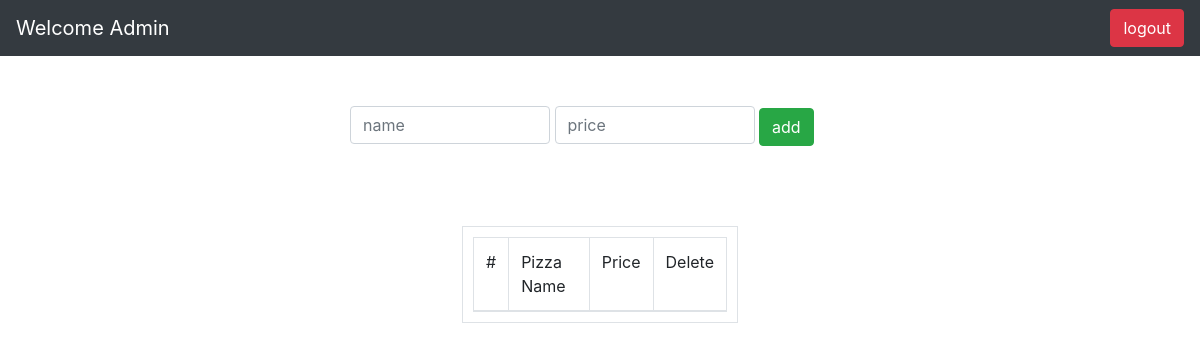
The page /adminhomepage/ on the database as committed earlier.
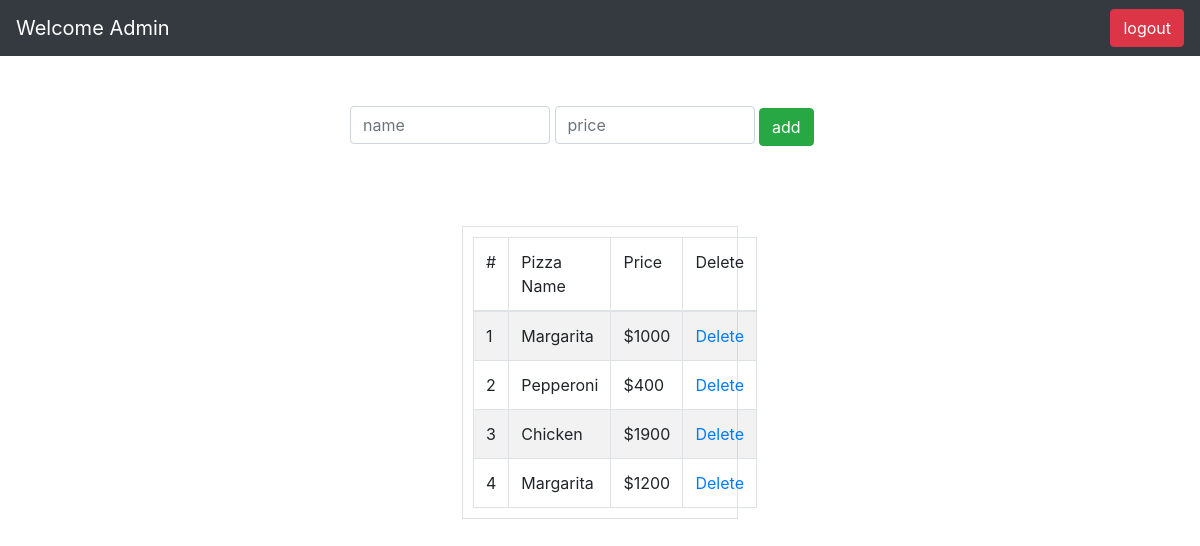
The same page on the database as committed later.
### pizzaapp/models.py (models this page shows, shortened)
class PizzaModel(models.Model):
	name = models.CharField(max_length = 20)
	price = models.CharField(max_length = 20)

### pizzaapp/views.py (the view)
# urls.py: path('adminhomepage/', views.adminhomepageview, name='adminhomepage'),
def adminhomepageview(request):
	context={'pizzas':PizzaModel.objects.all()}
	return render (request, 'adminhomepage.html', context)

### pizzaapp/templates/adminhomepage.html (shortened to what this page needs)
{% extends 'base.html' %}
{% 	block content %}
<nav class="navbar navbar-dark bg-dark">
  <a class="navbar-brand">Welcome Admin</a>
  <a class="btn btn-danger" href="{% url 'adminlogout' %}"> logout </a>
</nav>
<form method="POST" action="/addpizza/">
	<div class="container" style="width:530px; display:block; margin:auto; margin-top: 50px">
		<input type="text" placeholder="name" name="pizza" class="form-control" style="width:200px; display:inline; margin:auto">
		<input type="text" placeholder="price" name="price" class="form-control" style="width:200px; display:inline; margin:auto">
		<input type="submit" name="" value="add" class="btn btn-success" style="display:inline">
	</div>
</form>
<div class="container" style="width:60%; display:block; margin:auto; margin-top: 80px; border:">
	<table style="width:40%; display:block; margin:auto; padding: 10px" class="table table-striped table-bordered table-hover" >
		<thead>
			<tr>
				<td scope="col"> # </td>
				<td scope="col"> Pizza Name </td>
				<td scope="col"> Price </td>
				<td scope="col"> Delete </td>
			</tr>
		</thead>
		<tbody>
		{% if pizzas %}
		{% for pizza in pizzas %}
			<tr>
				<td scope="row"> {{ forloop.counter }} </td>
				<td scope="row"> {{pizza.name}} </td>
				<td> ${{pizza.price}}  </td>
				<td> <center><a href="{% url 'deletepizza' pizza.id %}"> Delete </a> </center> </td>
			</tr>
		{% endfor %}
		{% endif %}
		</tbody>
	</table>
</div>
{% endblock %}

### pizzaapp/templates/base.html (shortened to what this page needs)
<!DOCTYPE html>
<html>
<head>
	<link rel="stylesheet" href="https://stackpath.bootstrapcdn.com/bootstrap/4.5.0/css/bootstrap.min.css">
</head>
<body>
	{% block content %}
	{% endblock%}
</body>
</html>

Rows that differ between the two databases and show on the page:
added PizzaModel: name "Margarita", price "1000"
added PizzaModel: name "Pepperoni", price "400"
added PizzaModel: name "Chicken", price "1900"
added PizzaModel: name "Margarita", price "1200"
